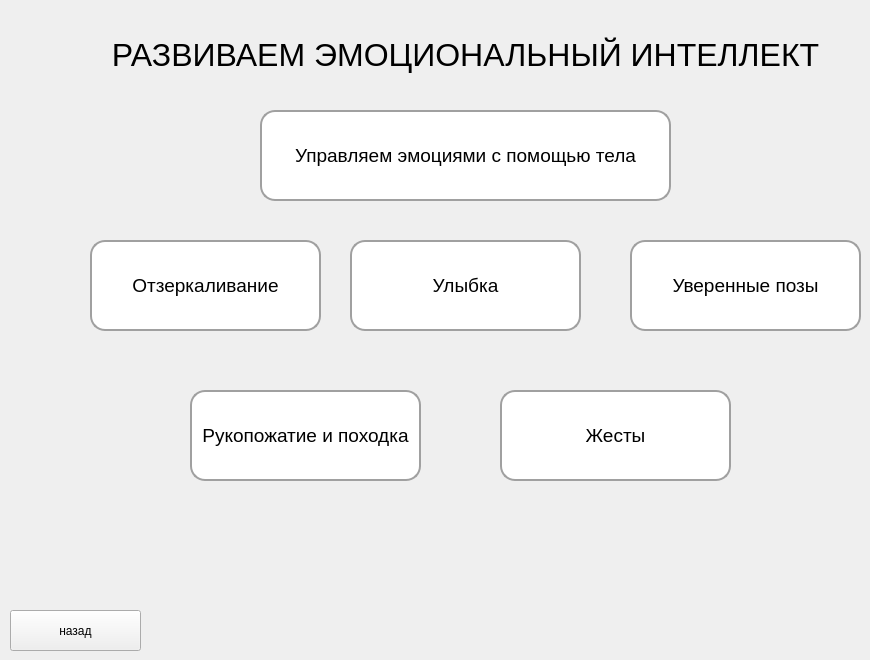
   <widget class="QWidget" name="page_14">
    <widget class="QLabel" name="label_274">
     <property name="geometry">
      <rect>
       <x>100</x>
       <y>10</y>
       <width>731</width>
       <height>91</height>
      </rect>
     </property>
     <property name="styleSheet">
      <string notr="true">font-family:Arial;
font-size:24pt;</string>
     </property>
     <property name="text">
      <string>&lt;html&gt;&lt;head/&gt;&lt;body&gt;&lt;p align=&quot;center&quot;&gt;РАЗВИВАЕМ ЭМОЦИОНАЛЬНЫЙ ИНТЕЛЛЕКТ&lt;/p&gt;&lt;/body&gt;&lt;/html&gt;</string>
     </property>
    </widget>
    <widget class="QPushButton" name="pushButton_362">
     <property name="geometry">
      <rect>
       <x>10</x>
       <y>610</y>
       <width>131</width>
       <height>41</height>
      </rect>
     </property>
     <property name="text">
      <string>назад</string>
     </property>
    </widget>
    <widget class="QPushButton" name="pushButton_363">
     <property name="geometry">
      <rect>
       <x>350</x>
       <y>240</y>
       <width>231</width>
       <height>91</height>
      </rect>
     </property>
     <property name="styleSheet">
      <string notr="true">border:2px solid #a0a0a0;
border-radius:15px;
background-color:white;
font-size:14pt;
</string>
     </property>
     <property name="text">
      <string>Улыбка</string>
     </property>
    </widget>
    <widget class="QPushButton" name="pushButton_364">
     <property name="geometry">
      <rect>
       <x>500</x>
       <y>390</y>
       <width>231</width>
       <height>91</height>
      </rect>
     </property>
     <property name="styleSheet">
      <string notr="true">border:2px solid #a0a0a0;
border-radius:15px;
background-color:white;
font-size:14pt;
</string>
     </property>
     <property name="text">
      <string>Жесты</string>
     </property>
    </widget>
    <widget class="QPushButton" name="pushButton_365">
     <property name="geometry">
      <rect>
       <x>190</x>
       <y>390</y>
       <width>231</width>
       <height>91</height>
      </rect>
     </property>
     <property name="whatsThis">
      <string>&lt;html&gt;&lt;head/&gt;&lt;body&gt;&lt;p align=&quot;center&quot;&gt;&lt;br/&gt;&lt;/p&gt;&lt;/body&gt;&lt;/html&gt;</string>
     </property>
     <property name="styleSheet">
      <string notr="true">border:2px solid #a0a0a0;
border-radius:15px;
background-color:white;
font-size:14pt;
</string>
     </property>
     <property name="text">
      <string>Рукопожатие и походка</string>
     </property>
    </widget>
    <widget class="QPushButton" name="pushButton_367">
     <property name="geometry">
      <rect>
       <x>630</x>
       <y>240</y>
       <width>231</width>
       <height>91</height>
      </rect>
     </property>
     <property name="styleSheet">
      <string notr="true">border:2px solid #a0a0a0;
border-radius:15px;
background-color:white;
font-size:14pt;
</string>
     </property>
     <property name="text">
      <string>Уверенные позы</string>
     </property>
    </widget>
    <widget class="QPushButton" name="pushButton_368">
     <property name="geometry">
      <rect>
       <x>260</x>
       <y>110</y>
       <width>411</width>
       <height>91</height>
      </rect>
     </property>
     <property name="styleSheet">
      <string notr="true">border:2px solid #a0a0a0;
border-radius:15px;
background-color:white;
font-size:14pt;
</string>
     </property>
     <property name="text">
      <string>Управляем эмоциями с помощью тела</string>
     </property>
    </widget>
    <widget class="QPushButton" name="pushButton_366">
     <property name="geometry">
      <rect>
       <x>90</x>
       <y>240</y>
       <width>231</width>
       <height>91</height>
      </rect>
     </property>
     <property name="styleSheet">
      <string notr="true">border:2px solid #a0a0a0;
border-radius:15px;
background-color:white;
font-size:14pt;
</string>
     </property>
     <property name="text">
      <string>Отзеркаливание</string>
     </property>
    </widget>
   </widget>
